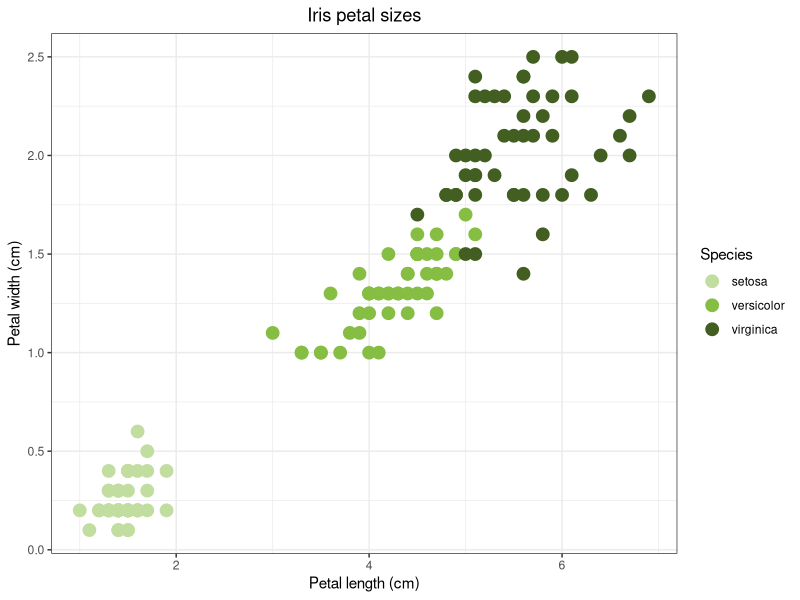

This chart was generated by the following R code:
## ---- chunk 1
library("ggplot2")
data(iris)
ggplot(iris, aes(x      = Petal.Length,
                 y      = Petal.Width,
                 colour = Species)) +
    geom_point(size = 4) +
    theme_bw() +
    labs(x = "Petal length (cm)",
         y = "Petal width (cm)") +
    ggtitle("Iris petal sizes") +
    theme(plot.title = element_text(hjust = 0.5)) +
    scale_colour_manual(values = c("#c1dea0", "#85be42", "#425f21"))
